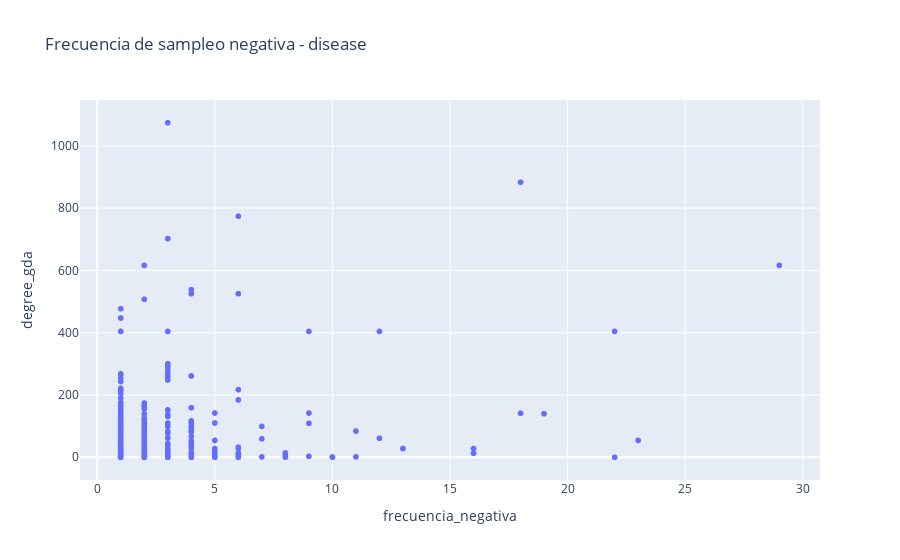

Write notebook code for a chart like this one.
### Code cell
sample = sampled_data["gene_protein","gda","disease"]["edge_label_index"]
plot_neg_frequency(sample,"disease")

### Figure 1 — Plotly figure (JSON) as saved in the notebook; plotly's stock layout.template omitted (floating-point values rounded to 4 significant figures; data arrays with more than 128 entries replaced by an {"elided": "..."} marker saying what was removed)
{"data": [{"hovertemplate": "frecuencia_negativa=%{x}<br>degree_gda=%{y}<extra></extra>", "legendgroup": "", "marker": {"color": "#636efa", "symbol": "circle"}, "mode": "markers", "name": "", "showlegend": false, "type": "scattergl", "x": {"elided": "1147 int values"}, "xaxis": "x", "y": {"elided": "1147 int values"}, "yaxis": "y"}], "layout": {"legend": {"tracegroupgap": 0}, "title": {"text": "Frecuencia de sampleo negativa - disease"}, "xaxis": {"anchor": "y", "domain": [0, 1], "title": {"text": "frecuencia_negativa"}}, "yaxis": {"anchor": "x", "domain": [0, 1], "title": {"text": "degree_gda"}}}}
